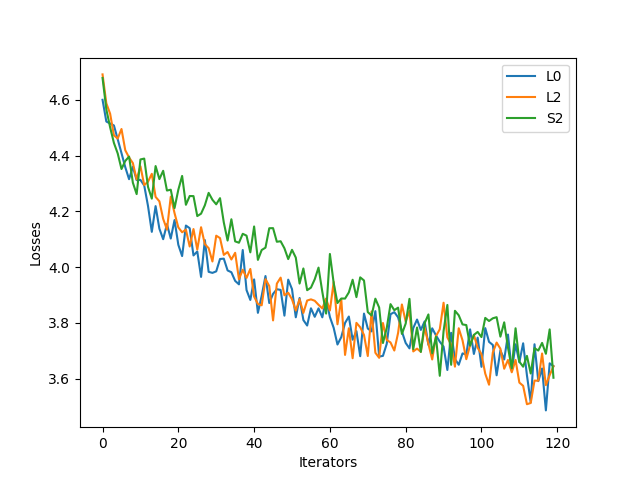

Here is the Python script that generated this plot:
# import os
# os.environ["aka_provider_name"] = "aka.providers.torch"
import aka.nn as nn
import aka.numpy as np
from SelfAttention import SelfAttention
from matplotlib import pyplot as plt

def LinearMixer(i_layers, input_shape, n_heads, n_hiddens, v_arr=[], **kwargs):
    (N, D) = input_shape
    H = n_heads
    HD = int(D/H)
    assert(HD*H==D)
    if(i_layers in v_arr):
        return nn.Sequential(
            nn.LayerNorm(D),
            nn.Linear(D, D),
            nn.ReLU(),
            nn.Reshape(N, H, HD),
            nn.Permute(2, 3, 1),    # [N, H, HD] --> [H, HD, N]
            nn.MatMul(nn.Parameter(shape=(H, N, N))),
            nn.Permute(3, 1, 2),
            nn.Reshape(N,D)
        )
    else:
        return nn.Sequential(
            nn.LayerNorm(D),
            nn.Linear(D, n_hiddens),
            nn.ReLU(),
            nn.Linear(n_hiddens, D),
        )

def AttenMixer(i_layers, input_shape, n_heads, n_hiddens, v_arr=[], **kwargs):
    (N, D) = input_shape
    if(i_layers in v_arr):
        return nn.Sequential(
            nn.LayerNorm(D),
            SelfAttention((N,D), n_heads)
        )
    else:
        return nn.Sequential(
            nn.LayerNorm(D),
            nn.Linear(D, n_hiddens),
            nn.ReLU(),
            nn.Linear(n_hiddens, D),
        )

def MetaFormer(n_layers, layer, num_classes=100, **kwargs):
    (C, H, W) = (3, 256, 256)
    (N, D) = (16*16, 16*16)
    (PatchH, PatchW) = (16, 16)
    (nPatchH, nPatchW) = (16, 16)
    return nn.Sequential(
        # -- Input --
        nn.Input(nn.ImageShape(C, H, W)),

        # -- Patch --
        nn.Reshape(C, nPatchH, PatchH, nPatchW, PatchW),
        nn.Permute(2, 4, 1, 3, 5),      # --> [nPatchH, nPatchW, C, PatchH, PatchW]
        nn.Reshape(N, D*3),       
        nn.Linear(D*3, D),              # --> [14*14, 16*16]

        # -- Position Embedding -- 
        nn.Add(nn.Parameter(shape=(N,D))),

        # -- Layers --
        *[nn.Resident(
            layer(i_layers=i, input_shape=(N,D), **kwargs))
                for i in range(n_layers)],

        # -- Pool classifier --
        nn.LayerNorm(D),
        nn.Permute(2,1),
        nn.AvgPool1d(N),

        # -- Mix token classifier --
        # nn.Permute(2,1),
        # nn.Linear(N,1),

        # -- Mix token per channel classifier
        # nn.Permute(2,1),
        # nn.Reshape(D,1,N),
        # nn.MatMul(nn.Parameter(shape=(D,N,1))),

        nn.Flatten(),
        nn.Linear(D, num_classes)
    )

if __name__ == "__main__":
    import aka.data as datasets

    dataset = datasets.ImageFolder("./data/ImageNet", 256)
    kwargs = {
        "batch_size":100,
        "epochs":3
    }
    L0,_ = nn.train(
        MetaFormer(8, LinearMixer, n_heads=1, n_hiddens=256, v_arr=[0,2,4,6]), 
        dataset, **kwargs)
    L2,_ = nn.train(
        MetaFormer(8, LinearMixer, n_heads=16, n_hiddens=256, v_arr=[0,2,4,6]), 
        dataset, **kwargs)
    S2,_ = nn.train(
        MetaFormer(8, AttenMixer, n_heads=16, n_hiddens=256, v_arr=[0,2,4,6]), 
        dataset, **kwargs)

    # L0,_ = nn.train(
    #     MetaFormer(8, LinearMixer, n_heads=4, n_hiddens=256, v_arr=[0,2,4,6]), 
    #     dataset, **kwargs)
    # L2,_ = nn.train(
    #     MetaFormer(8, LinearMixer, n_heads=16, n_hiddens=256, v_arr=[2,4,6]), 
    #     dataset, **kwargs)
    # S2,_ = nn.train(
    #     MetaFormer(8, LinearMixer, n_heads=16, n_hiddens=256, v_arr=[4,6]), 
    #     dataset, **kwargs)

    plt.plot(L0)
    plt.plot(L2)
    plt.plot(S2)
    plt.legend(['L0', 'L2', 'S2'], loc='upper right')
    plt.xlabel('Iterators')
    plt.ylabel('Losses')
    plt.show()
